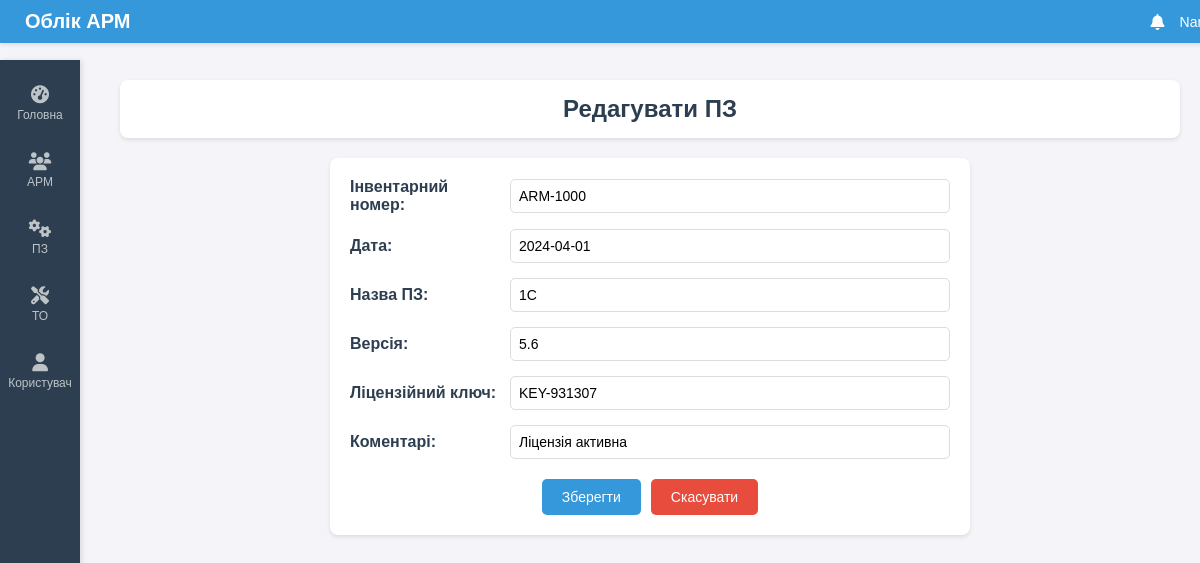
/edit_software/2, run on the app's committed database.
### tables this page shows
CREATE TABLE software (
    id INTEGER PRIMARY KEY AUTOINCREMENT,
    inventory_number TEXT,
    date TEXT,
    software_name TEXT,
    version TEXT,
    license_key TEXT,
    comments TEXT
);

### routes.py (the view, shortened to what this page needs)
@main_bp.route('/edit_software/<int:software_id>', methods=['GET', 'POST'])
def edit_software(software_id):
    try:
        software = get_software_by_id(software_id)
        inventory_numbers = get_inventory_numbers()
        if not software:
            return "ПЗ не знайдено", 404
        return render_template('edit_software.html', software=software, inventory_numbers=inventory_numbers)
    except Exception as e:
        return f"Помилка: {e}", 500

### db.py (called while the page is built)
def get_db_connection():
    try:
        conn = sqlite3.connect('workplaces.db')
        conn.row_factory = sqlite3.Row
        return conn
    except sqlite3.Error as e:
        raise Exception(f"Помилка підключення до бази даних: {e}")

def get_inventory_numbers():
    conn = get_db_connection()
    try:
        cursor = conn.cursor()
        cursor.execute('SELECT inventory_number FROM workplaces')
        return [row['inventory_number'] for row in cursor.fetchall()]
    except sqlite3.Error as e:
        raise Exception(f"Помилка отримання інвентарних номерів: {e}")
    finally:
        conn.close()

def get_software_by_id(software_id):
    conn = get_db_connection()
    try:
        cursor = conn.cursor()
        cursor.execute('SELECT * FROM software WHERE id = ?', (software_id,))
        return cursor.fetchone()
    except sqlite3.Error as e:
        raise Exception(f"Помилка отримання ПЗ за ID {software_id}: {e}")
    finally:
        conn.close()

### templates/edit_software.html (shortened to what this page needs)
{% extends "base.html" %}
{% block content %}
    <div class="header">
        <h1>Редагувати ПЗ</h1>
    </div>
    <div class="form-container">
        <form method="POST" action="/edit_software/{{ software['id'] }}">
            <div class="form-group">
                <label for="inventory_number">Інвентарний номер:</label>
                <input type="text" id="inventory_number" name="inventory_number" list="inventory_numbers" value="{{ software['inventory_number'] }}" required>
            </div>
            <div class="form-group">
                <label for="software_date">Дата:</label>
                <input type="text" id="software_date" name="software_date" value="{{ software['date'] }}" required>
            </div>
            <div class="form-group">
                <label for="software_name">Назва ПЗ:</label>
                <input type="text" id="software_name" name="software_name" value="{{ software['software_name'] }}" required>
            </div>
            <div class="form-group">
                <label for="version">Версія:</label>
                <input type="text" id="version" name="version" value="{{ software['version'] }}" required>
            </div>
            <div class="form-group">
                <label for="license_key">Ліцензійний ключ:</label>
                <input type="text" id="license_key" name="license_key" value="{{ software['license_key'] }}">
            </div>
            <div class="form-group">
                <label for="software_comments">Коментарі:</label>
                <input type="text" id="software_comments" name="software_comments" value="{{ software['comments'] }}">
            </div>
            <div class="form-buttons">
                <button type="submit" class="submit-btn">Зберегти</button>
                <a href="/software" class="cancel-btn">Скасувати</a>
            </div>
        </form>
    </div>
{% endblock %}

### static/styles.css (style rules this page uses)
body { font-family: 'Arial', sans-serif; background-color: #f4f4f9; color: #333; margin: 0; padding: 0; }
.header { background-color: #fff; padding: 15px; border-radius: 8px; box-shadow: 0 2px 4px rgba(0,0,0,0.1); margin-bottom: 20px; text-align: center; }
h1 { margin: 0; font-size: 24px; color: #2c3e50; }
a { color: #2980b9; text-decoration: none; font-size: 12px; }
.form-container { max-width: 600px; margin: 0 auto; background-color: #fff; padding: 20px; border-radius: 8px; box-shadow: 0 2px 4px rgba(0,0,0,0.1); }
.form-group { display: flex; align-items: center; margin-bottom: 15px; }
.form-group label { width: 150px; font-weight: bold; color: #2c3e50; margin-right: 10px; }
.form-group input { flex: 1; padding: 8px; border: 1px solid #ddd; border-radius: 5px; font-size: 14px; }
.form-buttons { display: flex; justify-content: center; gap: 10px; margin-top: 20px; }
.submit-btn { padding: 10px 20px; background-color: #3498db; color: #fff; border: none; border-radius: 5px; cursor: pointer; font-size: 14px; }
.cancel-btn { padding: 10px 20px; background-color: #e74c3c; color: #fff; border: none; border-radius: 5px; text-decoration: none; font-size: 14px; text-align: center; }

### data on the page
software: inventory_number "ARM-1000", software_date "2024-04-01", software_name "1С", version "5.6", license_key "KEY-931307", software_comments "Ліцензія активна"
